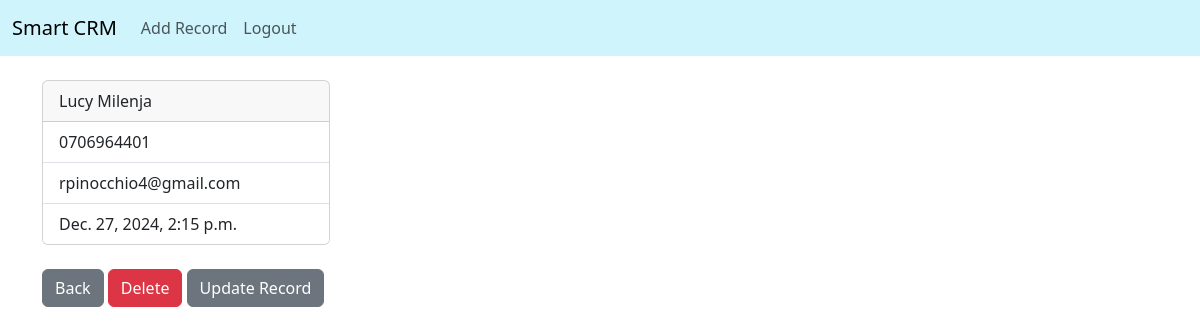
The page /record/2 (signed in) on the database its author committed.
### website/models.py (models this page shows, shortened)
class Record(models.Model):
    created_at = models.DateTimeField(auto_now_add=True)
    first_name = models.CharField(max_length=100)
    last_name = models.CharField(max_length=100)
    address = models.CharField(max_length=100)
    city = models.CharField(max_length=100)
    county = models.CharField(max_length=100)
    postcode = models.CharField(max_length=100)
    email = models.EmailField()
    phone = models.CharField(max_length=100)
    KRA_PIN = models.CharField(max_length=11)

### website/views.py (the view)
# urls.py: path('record/<int:pk>', views.customer_record, name='record'),
def customer_record(request, pk):
    if request.user.is_authenticated:
       customer_record = Record.objects.get(id=pk)
       return render(request, 'website/record.html', {'customer_record':customer_record})
    else:
        messages.error(request, "Please log in to view customer records")
        return redirect('home')

### website/templates/website/record.html
{%extends 'website/base.html'%}
{%block content%}
<div class="card" style="width: 18rem;">
    <div class="card-header">
        {{customer_record.first_name}} {{customer_record.last_name}}
    </div>
    <ul class="list-group list-group-flush">
        <li class="list-group-item">{{customer_record.phone}}</li>
        <li class="list-group-item">{{customer_record.email}}</li>
        <li class="list-group-item">{{customer_record.created_at}}</li>
    </ul>
</div>
<br />
<a href="{% url 'home' %}"  class="btn btn-secondary">Back</a>
<a href="{% url 'delete_record' customer_record.id %}"  class="btn btn-danger">Delete</a>
<a href="{% url 'update_record' customer_record.id %}" class="btn btn-secondary">Update Record</a>
{%endblock%}

### rows shown on the page
Record: first_name "Lucy", last_name "Milenja", phone "0706964401", email "rpinocchio4@gmail.com", created_at "Dec. 27, 2024, 2:15 p.m."
